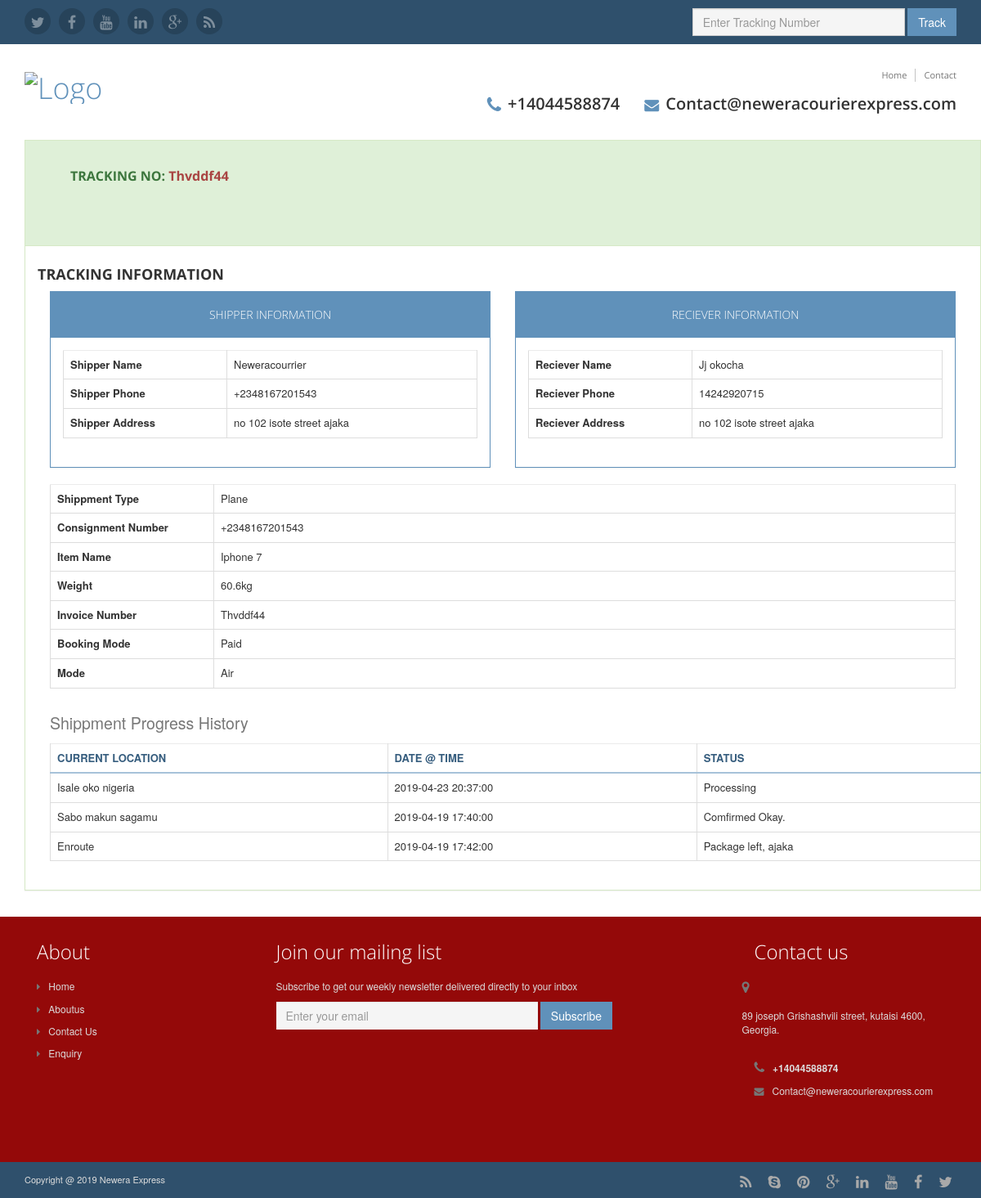
/tracking.php?track_id=Thvddf44, run on the app's committed database.
### tables this page shows
CREATE TABLE `courier` (
  `courier_id` int(11) NOT NULL AUTO_INCREMENT,
  `tracking_id` varchar(100) NOT NULL,
  `shipper_name` varchar(500) NOT NULL,
  `shipper_address` varchar(500) NOT NULL,
  `shipper_phone` varchar(500) NOT NULL,
  `reciver_name` varchar(500) NOT NULL,
  `reciver_address` varchar(500) NOT NULL,
  `reciver_phone` varchar(500) NOT NULL,
  `shippment_type` varchar(500) NOT NULL,
  `consignment_number` varchar(50) NOT NULL,
  `item_name` varchar(500) NOT NULL,
  `weight` varchar(50) NOT NULL,
  `invoice_number` varchar(100) NOT NULL,
  `booking_mode` varchar(100) NOT NULL,
  `mode` varchar(100) NOT NULL,
  PRIMARY KEY (`courier_id`)
);

CREATE TABLE `time_status` (
  `status_id` int(10) NOT NULL AUTO_INCREMENT,
  `status_date` date NOT NULL,
  `status_time` time NOT NULL,
  `shipment_status` varchar(500) NOT NULL,
  `status_cur_location` varchar(500) NOT NULL,
  `tracking_id` varchar(500) NOT NULL,
  PRIMARY KEY (`status_id`)
);

### tracking.php (the view, shortened to what this page needs)
<!DOCTYPE html>
<html xmlns="http://www.w3.org/1999/xhtml">
<head>
    <link href="assets/plugins/bootstrap/css/bootstrap.min.css" rel="stylesheet" /><link href="assets/plugins/font-awesome/css/font-awesome.min.css" rel="stylesheet" /><link href="assets/plugins/flexslider/flexslider.css" rel="stylesheet" /><link href="assets/plugins/pretty-photo/css/prettyPhoto.css" rel="stylesheet" /><link href="assets/css/styles.css" rel="stylesheet" />
</head>
<body>
    <div class="wrapper">
        <header class="header">
            <div class="top-bar">
                <div class="container">
                    <ul class="social-icons col-md-6 col-sm-6 col-xs-12 hidden-xs">
                        <li><a href="#" ><i class="fa fa-twitter"></i></a></li>
                        <li><a href="#" ><i class="fa fa-facebook"></i></a></li>
                        <li><a href="#" ><i class="fa fa-youtube"></i></a></li>
                        <li><a href="#" ><i class="fa fa-linkedin"></i></a></li>
                        <li><a href="#" ><i class="fa fa-google-plus"></i></a></li>
                        <li class="row-end"><a href="#" ><i class="fa fa-rss"></i></a></li>
                    </ul>
                       <div class="pull-right search-form" role="search">
                        <div class="form-group">
                            <input name="track_number" type="text" id="txtsearch" class="form-control" placeholder="Enter Tracking Number"/>
                        </div>
                        <button id="aSearch" class="btn btn-theme">Track</button>
                    </div>
                </div>
            </div>
            <div class="header-main container">
                <h1 class="logo col-md-4 col-sm-4">
                   <a href="Home.php"><img id="logo" src="images/2logo.png" alt="Logo"></a>
                </h1>
                <div class="info col-md-8 col-sm-8">
                    <ul class="menu-top navbar-right hidden-xs">
                        <li class="divider"><a href="Home.php">Home</a></li>
                        <li><a href="Contactus.php">Contact</a></li>
                    </ul>
                    <br />
                     <div id="divSiteInfo" class="contact pull-right"><p class='phone'><i class='fa fa-phone'></i>+14044588874</p> <p class='email'><i class='fa fa-envelope'></i>Contact@neweracourierexpress.com
</ p > </div>
                </div>
            </div>
        </header>
        <div class="content container">
    <div class="container">
        <div class="row" style="margin-bottom: 10px;">
             <?php
                            include 'admin/admin_classes/config.php';
                        if(isset($_GET['track_id'])){
                        $track_id = $_GET['track_id'];
                        $query = mysqli_query($db,"select* from courier where `tracking_id`='$track_id'");
                            if(mysqli_num_rows($query)>0){
                            $row =  mysqli_fetch_array($query);
                                    $shipper_name = $row['shipper_name'];
                                    $shipper_phone = $row['shipper_phone'];
                                    $shipper_address = $row['shipper_address'];
                                          $reciver_name = $row['reciver_name'];
                                        $reciver_address = $row['reciver_address'];
                                        $reciver_phone = $row['reciver_phone'];
                                    $consignment_number = $row['consignment_number'];
                                    $item_name = $row['item_name'];
                                    $weight = $row['weight'];
                                    $invoice_number = $row['invoice_number'];
                                    $booking_mode = $row['booking_mode'];
                                    $mode = $row['mode'];
                                    $shippment_type = $row['shippment_type'];
                        ?>
                                <div class="panel panel-success">
                <div class="panel-heading">
                    <div class="container container-panel">
                            <div class="panel-body" >
                                 <div id="ContentPlaceHolder1_divTrackInfo" class="col-xs-12" style="padding:10px"><h4 class='panel-title abc ' runat='server' id='tracking_no' style='font-weight:bold'> TRACKING NO:
                           <span class='text-danger'><?=$track_id;?></span></h4></div>
                        <div id="ContentPlaceHolder1_divCurrentStatus" class="col-xs-12" style="padding:10px">
                        </div>
                            <div id="ContentPlaceHolder1_divBookingMode" class="col-xs-12" style="padding:10px">
                            </div>
                                </div>
                    </div>
                </div>
                <div class="panel-body">
                    <h4 class="text-uppercase" style="font-weight: bold">Tracking Information</h4>
                    <div class="col-md-6">
                        <div class="panel panel-theme">
                            <div class="panel-heading">
                                <h5 class="text-center text-uppercase">Shipper Information </h5>
                            </div>
                            <div id="ContentPlaceHolder1_divCatalogue" class="panel-body">
                                <table class="table table-bordered">
                                            <tr>
                                                <td class="header_td">Shipper Name</td>
                                                 <td><?= $shipper_name;?></td>
                                            </tr>
                                            <tr>
                                                  <td class="header_td">Shipper Phone</td>
                                                   <td><?= $shipper_phone;?></td>
                                            </tr>
                                            <tr>
                                              <td class="header_td">Shipper Address</td>
                                                 <td><?= $shipper_address;?></td>
                                            </tr>
                                </table>
                            </div>
                        </div>
                    </div>
                     <div class="col-md-6">
                        <div class="panel panel-theme">
                            <div class="panel-heading">
                                <h5 class="text-center text-uppercase">Reciever Information </h5>
                            </div>
                            <div id="ContentPlaceHolder1_divCatalogue" class="panel-body">
                                <table class="table table-bordered">
                                            <tr>
                                                <td class="header_td">Reciever Name</td>
                                                 <td><?= $reciver_name;?></td>
                                            </tr>
                                            <tr>
                                                  <td class="header_td">Reciever Phone</td>
                                                   <td><?= $reciver_phone;?></td>
                                            </tr>
                                            <tr>
                                              <td class="header_td">Reciever Address</td>
                                                 <td><?= $reciver_address;?></td>
                                            </tr>
                                </table>
                            </div>
                        </div>
                    </div>
                    <div class="col-md-12">
                        <table class="table table-bordered">
                             <tr>
                                        <td class="header_td">Shippment Type</td>
                                        <td><?php echo $shippment_type;?></td>
                                </tr>
                                <tr>
                                        <td class="header_td">Consignment Number</td>
                                        <td><?php echo $consignment_number;?></td>
                                </tr>
                                     <tr>
                                        <td class="header_td">Item Name</td>
                                    <td><?php echo $item_name;?></td>
                                </tr>
                                     <tr>
                                        <td class="header_td">Weight</td>
                                       <td><?php echo $weight;?></td>
                                </tr>
                                     <tr>
                                        <td class="header_td">Invoice Number</td>
                                       <td><?php echo $invoice_number;?></td>
                                </tr>
                                     <tr>
                                        <td class="header_td">Booking Mode</td>
                                        <td><?= $booking_mode;?></td>
                                </tr>
                                     <tr>
                                        <td class="header_td">Mode</td>
                                        <td><?= $mode;?></td>
                                </tr>
                        </table>
                    </div>
                    <div class="container">
                        <div class="row">
                            <div class="col-xs-12">
                                <div>
                                    <table class="table table-bordered table-hover">
                                        <caption class="text-capitalize" style="font-size:1.5em" >Shippment Progress History </caption>
                                        <thead>
                                            <tr>
                                                <th>CURRENT LOCATION</th>
                                                <th>DATE @ TIME</th>
                                                <th>STATUS</th>
                                            </tr>
                                        </thead>
                                        <tbody id="ContentPlaceHolder1_tbhistory">
                                            <?php
                                                $query2 = mysqli_query($db,"SELECT * FROM `time_status` where tracking_id = '$track_id'");
                                                while($row2 =mysqli_fetch_array($query2)){
                                                    $status_time  = $row2['status_time'];
                                                    $status_date  = $row2['status_date']." ".$status_time;
                                                    $shipment_status  = $row2['shipment_status'];
                                                    $status_cur_location  = $row2['status_cur_location'];
                                                 echo '<tr>
                                                        <td>'.$status_cur_location.'</td>
                                                         <td>'.$status_date.'</td>
                                                          <td>'.$shipment_status.'</td>
                                                    </tr>';
                                                }
                                            ?>
                                        </tbody>
                                    </table>
                                </div>
                            </div>
                        </div>
                    </div>
                </div>
            </div>
                            <?php
                        }
                    }
                        else{
                                echo '<div class="alert alert-danger text-center" style="font-weight:600; color:black; margin-top:40px;">Invalid Parameters.</div>';
                        }
                       ?>
        </div>
    </div>
        </div></div>
    <footer class="footer">
        <div class="footer-content">
            <div class="container">
                <div class="row">
                <div class="footer-col col-md-3 col-sm-4 about">
                    <div class="footer-col-inner">
                        <h3>About</h3>
                        <ul id="ulSiteInfo">
                            <li><a href="Home.php"><i class="fa fa-caret-right"></i>Home</a></li>
                            <li><a href="Aboutus.php"><i class="fa fa-caret-right"></i>Aboutus</a></li>
                            <li><a href="Contactus.php"><i class="fa fa-caret-right"></i>Contact Us</a></li>
                            <li><a href="Enquiry.php"><i class="fa fa-caret-right"></i>Enquiry</a></li>
                        </ul>
                    </div>
                </div>
                <div class="footer-col col-md-6 col-sm-8 newsletter">
                    <div class="footer-col-inner">
                        <h3>Join our mailing list</h3>
                        <p>Subscribe to get our weekly newsletter delivered directly to your inbox</p>
                        <div class="subscribe-form">
                            <div class="form-group">
                                <input type="email" class="form-control" placeholder="Enter your email" />
                            </div>
                            <input class="btn btn-theme btn-subscribe" type="submit" value="Subscribe">
                        </div>
                    </div>
                </div>
                <div class="footer-col col-md-3 col-sm-12 contact">
                    <div class="footer-col-inner">
                        <h3>Contact us</h3>
                        <div id="footerInfo" class="row"><p class='adr clearfix col - md - 12 col - sm - 4'>   <i class='fa fa-map-marker pull-left'></i> <span class='adr-group pull-left'><span class='street-address'></span><br><span class='region'>89 joseph Grishashvili street, kutaisi 4600, Georgia.</span><br></span></p><p class='tel col-md-12 col-sm-4'><i class='fa fa-phone'></i>+14044588874</p><p class='email col-md-12 col-sm-4'><i class='fa fa-envelope'></i>Contact@neweracourierexpress.com</p>  </div>
                    </div>
                </div>
                </div>
            </div>
        </div>
        <div class="bottom-bar">
            <div class="container">
                <div class="row">
                      <small class="copyright col-md-6 col-sm-12 col-xs-12">Copyright @ 2019  Newera Express</small>
                    <ul class="social pull-right col-md-6 col-sm-12 col-xs-12">
                        <li><a href="#" ><i class="fa fa-twitter"></i></a></li>
                        <li><a href="#" ><i class="fa fa-facebook"></i></a></li>
                        <li><a href="#" ><i class="fa fa-youtube"></i></a></li>
                        <li><a href="#" ><i class="fa fa-linkedin"></i></a></li>
                        <li><a href="#" ><i class="fa fa-google-plus"></i></a></li>
                        <li><a href="#" ><i class="fa fa-pinterest"></i></a></li>
                        <li><a href="#" ><i class="fa fa-skype"></i></a></li>
                        <li class="row-end"><a href="#" ><i class="fa fa-rss"></i></a></li>
                    </ul>
                </div>
            </div>
        </div>
    </footer>
</body>
</html>

### tracking.php (style rules this page uses)
table caption { padding: .5em 0; }
.header_td { font-weight: 600; width: 200px; }

### data on the page
courier: shipper_name "Neweracourrier", shipper_phone "+2348167201543", shipper_address "no 102 isote street ajaka", reciver_name "Jj okocha", reciver_phone "14242920715", reciver_address "no 102 isote street ajaka", shippment_type "Plane", consignment_number "+2348167201543", item_name "Iphone 7", weight "60.6kg", invoice_number "Thvddf44", booking_mode "Paid", mode "Air"
time_status: status_cur_location "Isale oko nigeria", status_date "2019-04-23 20:37:00", shipment_status "Processing"
time_status: status_cur_location "Sabo makun sagamu", status_date "2019-04-19 17:40:00", shipment_status "Comfirmed Okay."
time_status: status_cur_location "Enroute", status_date "2019-04-19 17:42:00", shipment_status "Package left, ajaka"

### other printed values
$track_id "Thvddf44"
